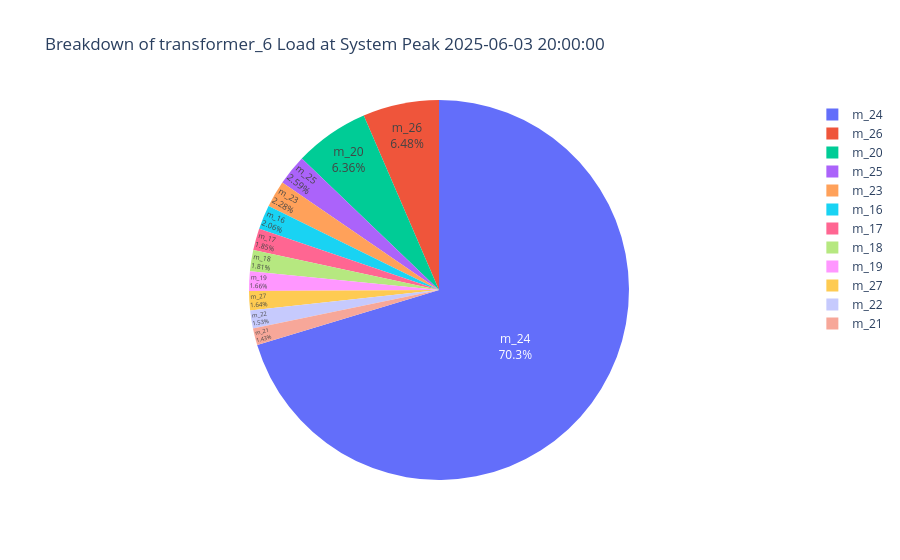

This figure's notebook cell:
### Code cell
# Plot the breakdown of the feeder load at the system peak.
plot_pie(
    df_feeder_cp,
    title="Breakdown of {} Load at System Peak {}".format(feeder_id, system_max_time),
)

### Figure 1 — Plotly figure (JSON) as saved in the notebook; plotly's stock layout.template omitted (floating-point values rounded to 4 significant figures)
{"data": [{"domain": {"x": [0.0, 1.0], "y": [0.0, 1.0]}, "hovertemplate": "grid_element_id=%{label}<br>value=%{value}<extra></extra>", "labels": ["m_18", "m_27", "m_17", "m_16", "m_23", "m_22", "m_20", "m_24", "m_21", "m_25", "m_19", "m_26"], "legendgroup": "", "name": "", "showlegend": true, "textinfo": "percent+label", "textposition": "inside", "type": "pie", "values": [1.1, 0.9928, 1.119, 1.247, 1.383, 0.925, 3.856, 42.64, 0.865, 1.572, 1.007, 3.932]}], "layout": {"legend": {"tracegroupgap": 0}, "title": {"text": "Breakdown of transformer_6 Load at System Peak 2025-06-03 20:00:00"}}}
